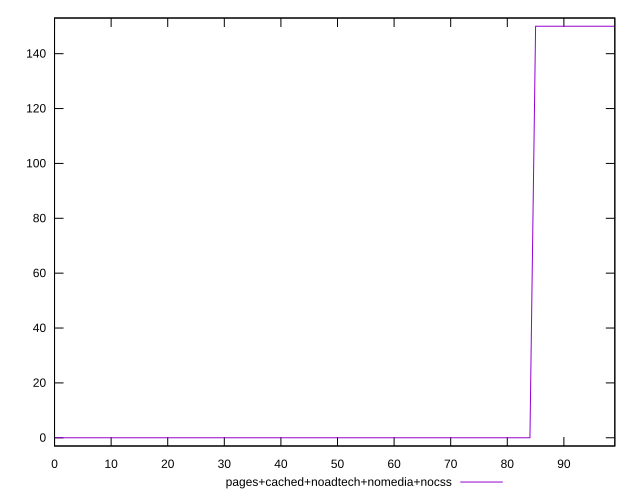

gnuplot code for this plot:
reset

$pagesCachedNoadtechNomediaNocss <<EOF
0 0
1 0
2 0
3 0
4 0
5 0
6 0
7 0
8 0
9 0
10 0
11 0
12 0
13 0
14 0
15 0
16 0
17 0
18 0
19 0
20 0
21 0
22 0
23 0
24 0
25 0
26 0
27 0
28 0
29 0
30 0
31 0
32 0
33 0
34 0
35 0
36 0
37 0
38 0
39 0
40 0
41 0
42 0
43 0
44 0
45 0
46 0
47 0
48 0
49 0
50 0
51 0
52 0
53 0
54 0
55 0
56 0
57 0
58 0
59 0
60 0
61 0
62 0
63 0
64 0
65 0
66 0
67 0
68 0
69 0
70 0
71 0
72 0
73 0
74 0
75 0
76 0
77 0
78 0
79 0
80 0
81 0
82 0
83 0
84 0
85 150
86 150
87 150
88 150
89 150
90 150
91 150
92 150
93 150
94 150
95 150
96 150
97 150
98 150
99 150
EOF

set key outside below
set xrange [0:99]
set yrange [-3:153]
set trange [-3:153]
set terminal svg size 640, 500 enhanced background rgb 'white'
set output "report_00019_2021-02-10T18-14-37.922Z//unminified-javascript/comparison/sorted/4_vs_5.svg"

plot $pagesCachedNoadtechNomediaNocss title "pages+cached+noadtech+nomedia+nocss" with line

reset
